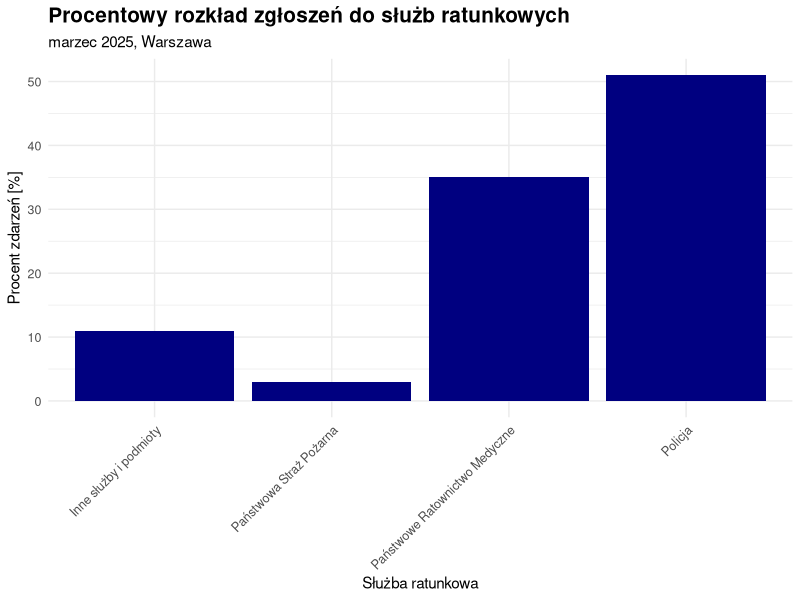

The R source for this figure:
#wykres, który poprawię pochodzi ze strony bezpieczna.um.warszawa.pl
#i przedstawia jaki procent zgłoszeń na numer alarmowy w marcu 2025 
#w Warszawie zostało przekazane do jakiej służby ratunkowej.

#Wykres jest kołowy i jedna część wykresu (w tym przypadku policja) jest dominująca,
#co utrudnia "na pierwszy rzut oka" dostrzeżenie pozostałych kategorii.
#Dodatkowo na brzegach wycinków zastosowano cieniowanie, co zniekształaca
#wykres i utrudnia prawidłowe odczytanie danych.
#Myślę też, że tytuł: "Procentowy rozkład zgłoszeń do służb ratunkowych w Warszawie 
#w marcu 2025 roku." byłby bardziej trafny niż obecny, który słabo wskazuje na to, co dokładnie
#przedstawia wykres.

library(ggplot2)
library(dplyr)
# Tworzenie ramki danych
dane <- data.frame(
  Słuzba = c("Policja", 
             "Państwowe Ratownictwo Medyczne", 
             "Inne służby i podmioty", 
             "Państwowa Straż Pożarna"),
  procent_zdarzen = c(51, 35, 11, 3)
)

dane %>% 
  ggplot(aes(x = Słuzba, y = procent_zdarzen))+
  geom_col(fill = "navy") +
  labs(
    title = "Procentowy rozkład zgłoszeń do służb ratunkowych",
    subtitle = "marzec 2025, Warszawa",
    x = "Służba ratunkowa",
    y = "Procent zdarzeń [%]"
  )+
  theme_minimal()+
  theme(plot.title = element_text(size = 15, face = "bold"),
        axis.text.x = element_text(size = 9, angle = 45, hjust = 1), 
        axis.text.y = element_text(size = 9))

#Wykres jest lepszy, ponieważ Duzo czytelniej przedstawia różnice między róznymi
#służbami. Dodatkowo tytuł jest bardziej trafny.
  
